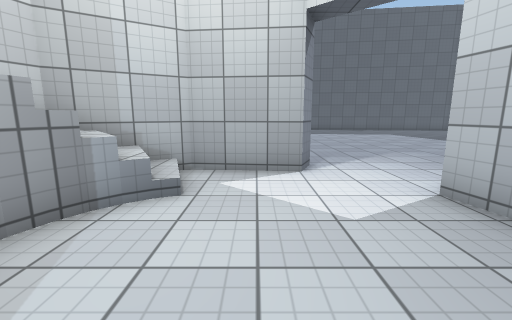
view 1 (above)

16 first-person views from a walk through a 3-D level made in the Unity game engine. The camera is 1.3 m above the floor, tilts 10° down and sees 90° across. The floor is counted in squares, 1 m on a side. Each view is taken from the middle of a square. On the plan, view 1 faces up. The plan holds only what a view shows up to about 13 squares ahead; the rest is blank. The place goes on beyond the plan. The player is left out. Surface patterns are stand-ins for the level's own textures.

view 2
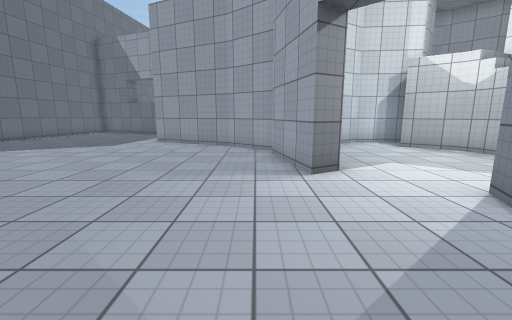

view 3
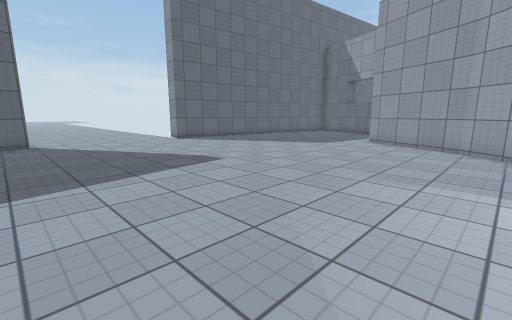

view 4
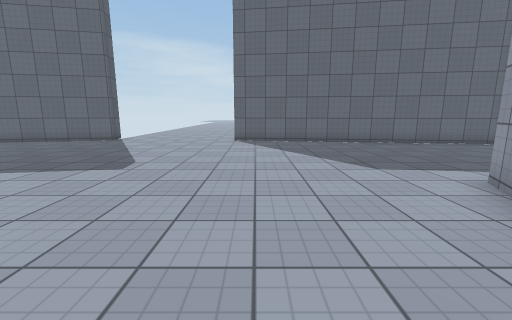

view 5
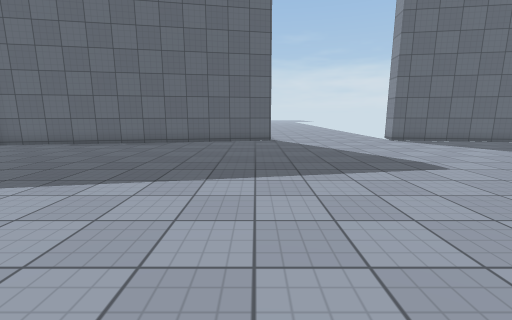

view 6
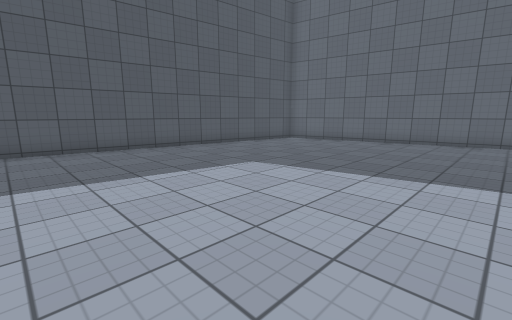

view 7
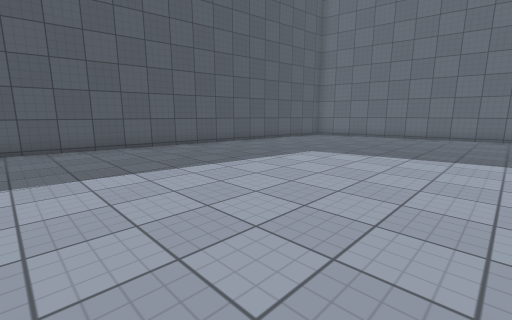

view 8
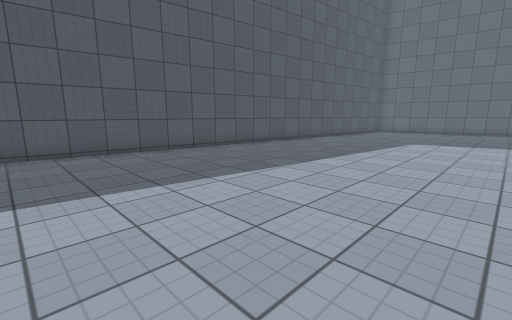

view 9
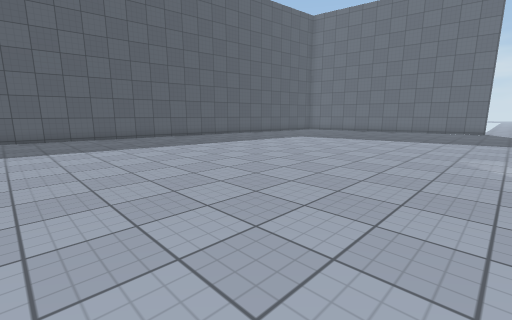

view 10
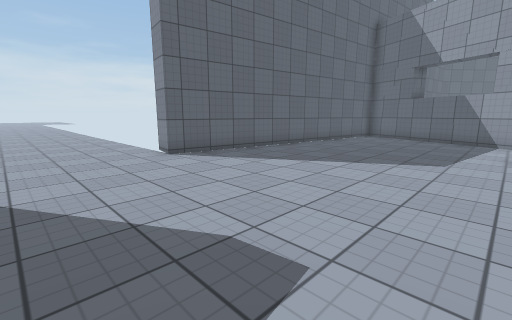

view 11
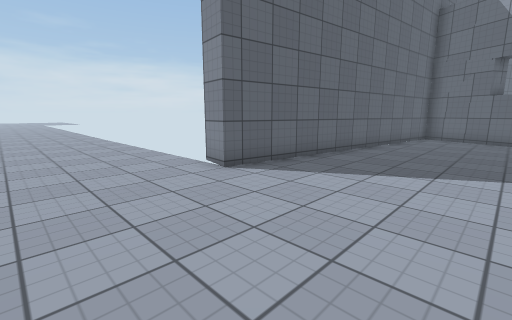

view 12
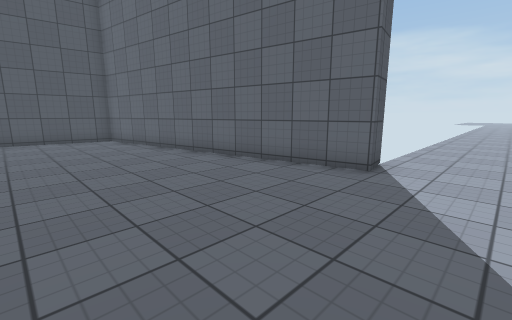

view 13
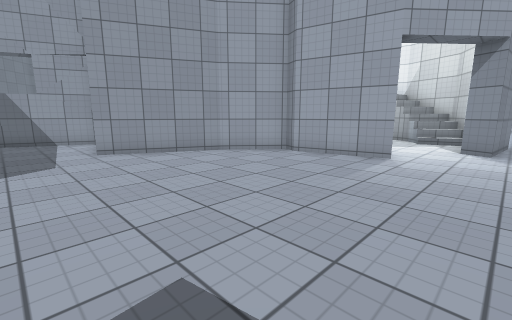

view 14
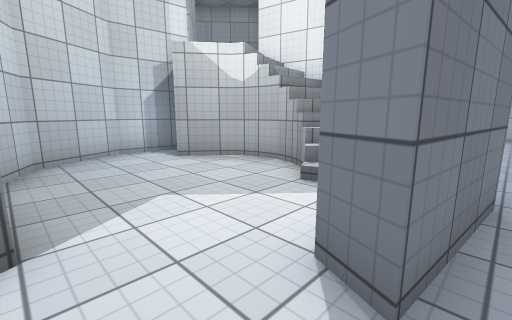

view 15
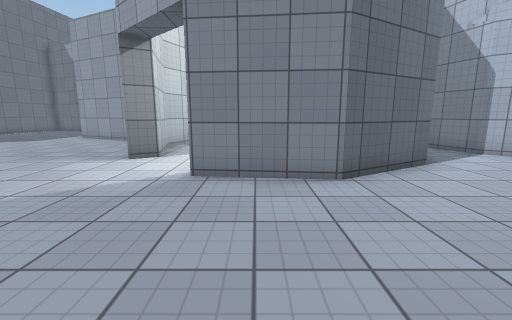

view 16
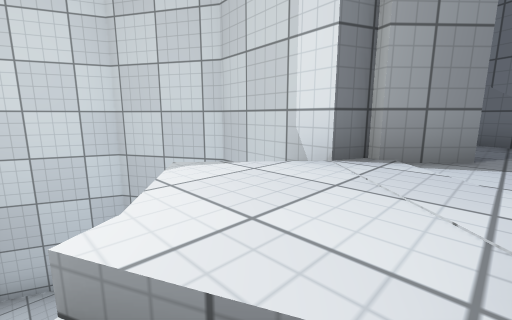

### Floor plan
Points are (right, up) in squares from view 1. A wall is a line through its corners. A room is listed if a view was taken in it or the views show most of it. See-through windows are left out.
Room 1 (views 1, 16)
walls: (-2.8, 2.2) (-2.8, 1.7) (-2.7, 1.3); (-1.4, -0.2) (-1, -0.5); (-4.5, 0.5) (-4.4, -0.3); (1.1, 5.8) (-1.6, 6.1) (-3.8, 4.8) (-4.2, 4); (-2.7, -2.7) (-2.4, -2) (0.2, -2.3) (2.5, -0.9) (3.6, 1.5) (3, 4.1) (3.8, 4.5); (-3.7, -3.4) (-2.8, -2.4)
low walls: (-3.5, 1.7) (-2.8, 1.7); (-3.5, 2.3) (-2.8, 2.2)
ways out: opening at (2.5, 5) to room 2; opening at (-4, -3)
Room 2 (views 2, 3, 4, 5, 6, 7, 8, 9, 10, 11, 12, 13, 14, 15)
walls: (3.8, 4.5) (4.4, 1.4) (4.2, 0.9) (6.2, -0.8); (6.1, -0.7) (9.9, -2.6); (19.1, 9.4) (18, 9.2) (15.9, 21.1) (-4.2, 23.7); (-4.6, 5.3) (-1.8, 6.9) (1.4, 6.6) (1.1, 5.8); (8.9, -6.1) (15.8, -9); (16.4, -8.8) (18, 3.1) (19.1, 2.9)
ways out: opening at (2.5, 5) to room 1

Where each view was taken, in squares from view 1:
view 1: 0 up, 0 right, facing up
view 2: 10 up, 5 right, facing down
view 3: 10 up, 5 right, facing down-right
view 4: 2 up, 5 right, facing right
view 5: 10 up, 5 right, facing right
view 6: 12 up, 4 right, facing up-right
view 7: 12 up, 1 right, facing up-right
view 8: 14 up, 4 left, facing up-right
view 9: 8 up, 4 left, facing up-right
view 10: 7 up, 10 right, facing down-right
view 11: 7 up, 13 right, facing down-right
view 12: 7 up, 12 right, facing up-right
view 13: 7 up, 12 right, facing down-left
view 14: 7 up, 3 right, facing down-left
view 15: 12 up, 0 right, facing down
view 16: 1 up, 4 left, facing down-right
